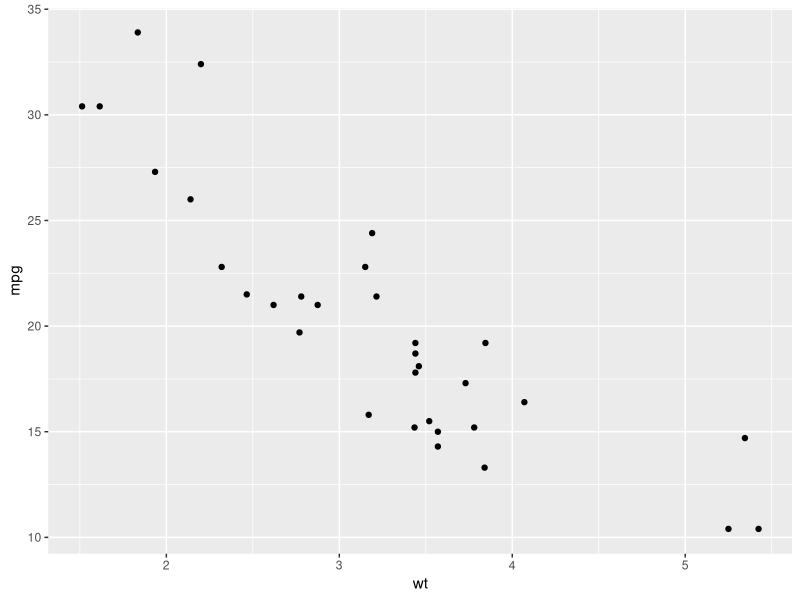
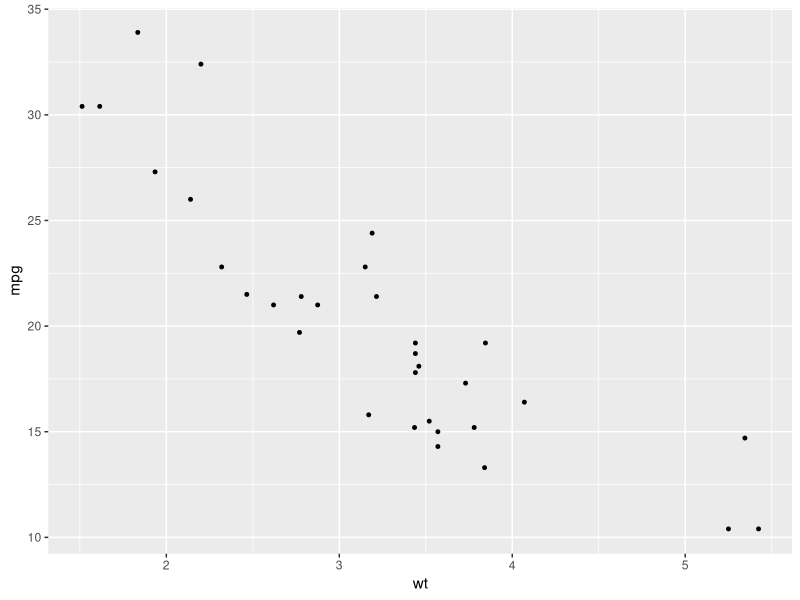
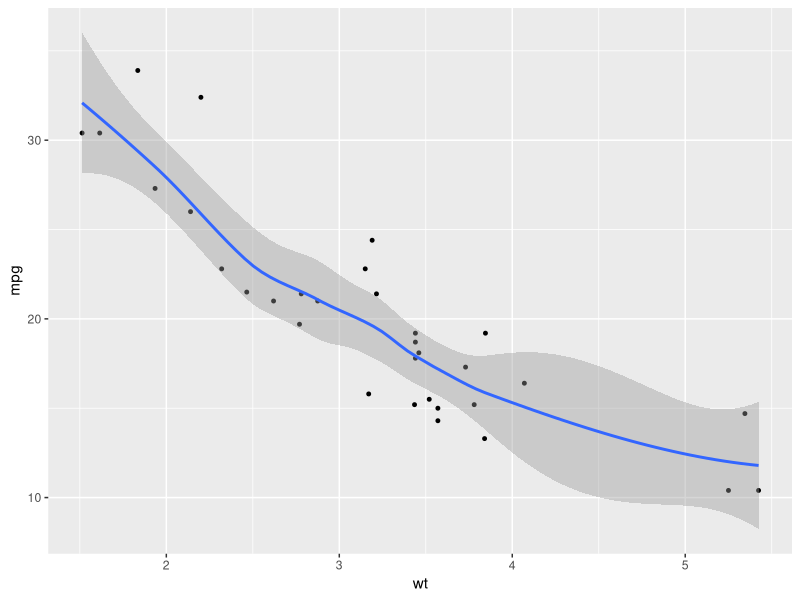

Recreate these plots in R, in order.
install.packages("ggplot2")
library(ggplot2)

dataset = mtcars
View(dataset)

#Generating a basic scatter plot
ggplot(dataset, aes(x = wt, y = mpg)) +
  geom_point()

#changing the point size & shape
ggplot(dataset, aes(x = wt, y = mpg)) +
  geom_point(size=1, shape = 19)

#adding the regression line
ggplot(dataset, aes(x = wt, y = mpg)) +
  geom_point(size=1, shape = 19) +
  geom_smooth()
             
            
